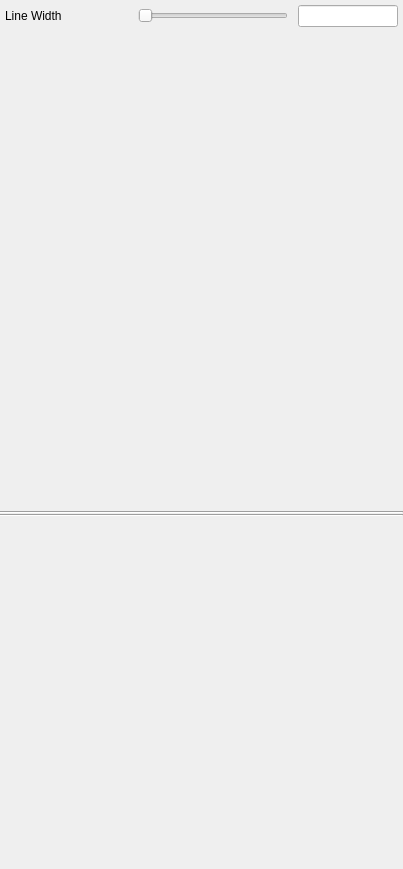
<?xml version="1.0" encoding="UTF-8"?>
<ui version="4.0">
 <class>ContourAppearanceGUI</class>
 <widget class="QWidget" name="ContourAppearanceGUI">
  <property name="geometry">
   <rect>
    <x>0</x>
    <y>0</y>
    <width>403</width>
    <height>869</height>
   </rect>
  </property>
  <property name="sizePolicy">
   <sizepolicy hsizetype="Expanding" vsizetype="Expanding">
    <horstretch>0</horstretch>
    <verstretch>0</verstretch>
   </sizepolicy>
  </property>
  <property name="minimumSize">
   <size>
    <width>0</width>
    <height>0</height>
   </size>
  </property>
  <property name="maximumSize">
   <size>
    <width>16777215</width>
    <height>16777215</height>
   </size>
  </property>
  <property name="windowTitle">
   <string>Form</string>
  </property>
  <property name="whatsThis">
   <string>&lt;html&gt;&lt;head/&gt;&lt;body&gt;&lt;p&gt;These options concern the appearance of Two-D renderer&lt;/p&gt;&lt;/body&gt;&lt;/html&gt;</string>
  </property>
  <layout class="QHBoxLayout" name="horizontalLayout">
   <property name="sizeConstraint">
    <enum>QLayout::SetMaximumSize</enum>
   </property>
   <property name="leftMargin">
    <number>0</number>
   </property>
   <property name="topMargin">
    <number>5</number>
   </property>
   <property name="rightMargin">
    <number>0</number>
   </property>
   <property name="bottomMargin">
    <number>0</number>
   </property>
   <item>
    <layout class="QVBoxLayout" name="verticalLayout">
     <property name="spacing">
      <number>0</number>
     </property>
     <property name="sizeConstraint">
      <enum>QLayout::SetMaximumSize</enum>
     </property>
     <item>
      <layout class="QHBoxLayout" name="horizontalLayout_3">
       <property name="spacing">
        <number>10</number>
       </property>
       <property name="leftMargin">
        <number>5</number>
       </property>
       <property name="rightMargin">
        <number>5</number>
       </property>
       <item>
        <widget class="QLabel" name="label">
         <property name="text">
          <string>Line Width</string>
         </property>
        </widget>
       </item>
       <item>
        <spacer name="horizontalSpacer_2">
         <property name="orientation">
          <enum>Qt::Horizontal</enum>
         </property>
         <property name="sizeHint" stdset="0">
          <size>
           <width>40</width>
           <height>20</height>
          </size>
         </property>
        </spacer>
       </item>
       <item>
        <widget class="QSlider" name="lineWidthSlider">
         <property name="minimumSize">
          <size>
           <width>150</width>
           <height>0</height>
          </size>
         </property>
         <property name="orientation">
          <enum>Qt::Horizontal</enum>
         </property>
        </widget>
       </item>
       <item>
        <widget class="QLineEdit" name="lineWidthEdit">
         <property name="minimumSize">
          <size>
           <width>100</width>
           <height>0</height>
          </size>
         </property>
         <property name="maximumSize">
          <size>
           <width>100</width>
           <height>16777215</height>
          </size>
         </property>
         <property name="alignment">
          <set>Qt::AlignCenter</set>
         </property>
        </widget>
       </item>
      </layout>
     </item>
     <item>
      <widget class="TFWidget" name="_TFWidget" native="true">
       <property name="minimumSize">
        <size>
         <width>0</width>
         <height>484</height>
        </size>
       </property>
      </widget>
     </item>
     <item>
      <widget class="Line" name="line">
       <property name="orientation">
        <enum>Qt::Horizontal</enum>
       </property>
      </widget>
     </item>
     <item>
      <widget class="Line" name="line_2">
       <property name="orientation">
        <enum>Qt::Horizontal</enum>
       </property>
      </widget>
     </item>
     <item>
      <widget class="ColorbarWidget" name="_ColorbarWidget" native="true">
       <property name="minimumSize">
        <size>
         <width>0</width>
         <height>350</height>
        </size>
       </property>
      </widget>
     </item>
     <item>
      <spacer name="verticalSpacer">
       <property name="orientation">
        <enum>Qt::Vertical</enum>
       </property>
       <property name="sizeHint" stdset="0">
        <size>
         <width>20</width>
         <height>40</height>
        </size>
       </property>
      </spacer>
     </item>
    </layout>
   </item>
  </layout>
 </widget>
 <customwidgets>
  <customwidget>
   <class>ColorbarWidget</class>
   <extends>QWidget</extends>
   <header>ColorbarWidget.h</header>
  </customwidget>
  <customwidget>
   <class>TFWidget</class>
   <extends>QWidget</extends>
   <header>TFWidget.h</header>
   <container>1</container>
  </customwidget>
 </customwidgets>
 <resources/>
 <connections/>
</ui>
